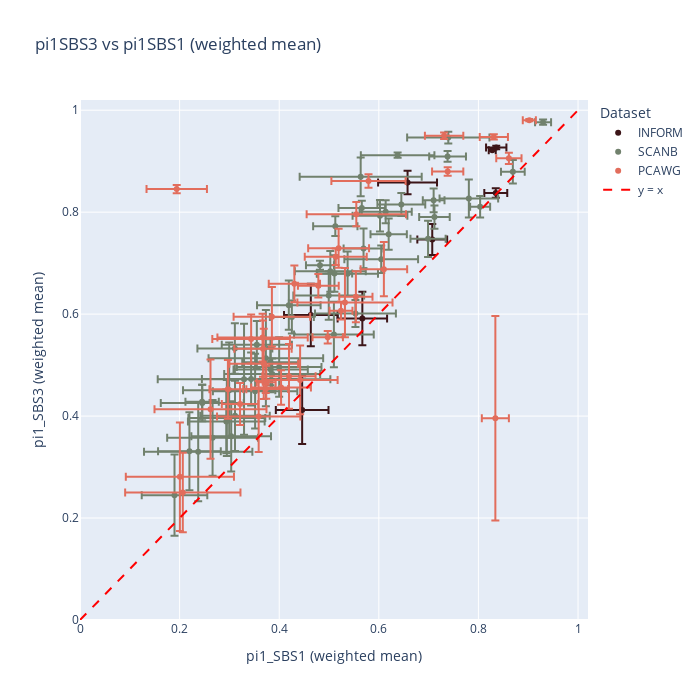

The cell this chart's notebook holds for it:
### Code cell
def parse_list(s): return np.array(eval(s, {"nan": np.nan}), dtype=float)

def weighted_mean_std(values, weights):
    values, weights = np.array(values), np.array(weights)
    mask = ~np.isnan(values)
    values, weights = values[mask], weights[mask]
    if len(values) == 0: return np.nan, np.nan
    mean = np.sum(values * weights) / np.sum(weights)
    var = np.sum((values - mean)**2 * weights) / np.sum(weights)
    return mean, np.sqrt(var / len(values))

records = []
for label, f in files.items():
    df = pd.read_csv(f)
    for _, row in df.dropna(subset=['pi1SBS1', 'pi1SBS3', 'N_mut_all']).iterrows():
        w = parse_list(row['N_mut_all'])
        m1, e1 = weighted_mean_std(parse_list(row['pi1SBS1']), w)
        m3, e3 = weighted_mean_std(parse_list(row['pi1SBS3']), w)
        records.append({
            'Dataset': label,
            'SBS1': m1, 'SBS1_err': e1,
            'SBS3': m3, 'SBS3_err': e3,
            'ID': row['ID'] if 'ID' in row else None
        })

df_plot = pd.DataFrame(records)

fig = go.Figure()

colors = {'INFORM': '#3c1518', 'SCANB': '#71816d', 'PCAWG': '#e26d5c'}

for d in df_plot['Dataset'].unique():
    sub = df_plot[df_plot['Dataset'] == d]
    fig.add_trace(go.Scatter(
        x=sub['SBS1'], y=sub['SBS3'],
        error_x=dict(type='data', array=sub['SBS1_err'], visible=True),
        error_y=dict(type='data', array=sub['SBS3_err'], visible=True),
        mode='markers',
        name=d,
        marker=dict(color=colors[d]),
        text=sub['ID'],  # hover shows sample ID
        hovertemplate="ID: %{text}<br>SBS1: %{x:.3f} ± %{error_x.array:.3f}<br>SBS3: %{y:.3f} ± %{error_y.array:.3f}<extra></extra>"
    ))

fig.add_trace(go.Scatter(
    x=[0, 1], y=[0, 1],
    mode='lines',
    line=dict(dash='dash', color='red'),
    name='y = x'
))

fig.update_layout(
    title="pi1SBS3 vs pi1SBS1 (weighted mean)",
    xaxis_title="pi1_SBS1 (weighted mean)",
    yaxis_title="pi1_SBS3 (weighted mean)",
    width=700, height=700,
    xaxis=dict(range=[0, 1.02]),
    yaxis=dict(range=[0, 1.02]),
    legend_title="Dataset"
)

fig.show()

### Figure 1 — Plotly figure (JSON) as saved in the notebook; plotly's stock layout.template omitted (floating-point values rounded to 4 significant figures)
{"data": [{"error_x": {"array": [0.05287, 0.02996, 0.04967, 0.02043, 0.02304, 0.007015, 0.05916, 0.05382], "type": "data", "visible": true}, "error_y": {"array": [0.06633, 0.03035, 0.05244, 0.003588, 0.009316, 0.0009911, 0.02313, 0.06121], "type": "data", "visible": true}, "hovertemplate": "ID: %{text}<br>SBS1: %{x:.3f} ± %{error_x.array:.3f}<br>SBS3: %{y:.3f} ± %{error_y.array:.3f}<extra></extra>", "marker": {"color": "#3c1518"}, "mode": "markers", "name": "INFORM", "text": ["Patient101", "Patient17", "Patient18", "Patient25", "Patient26", "Patient33", "Patient34", "Patient82"], "type": "scatter", "x": [0.4461, 0.7073, 0.5669, 0.8358, 0.8348, 0.8277, 0.6577, 0.4635], "y": [0.4117, 0.7462, 0.5913, 0.9269, 0.8374, 0.9212, 0.8581, 0.5983]}, {"error_x": {"array": [0.03529, 0.01607, 0.1225, 0.02381, 0.05881, 0.03554, 0.07701, 0.0752, 0.07459, 0.07387, 0.03067, 0.08494, 0.07402, 0.04451, 0.06298, 0.1088, 0.03693, 0.03648, 0.07043, 0.07107, 0.1733, 0.06382, 0.0812, 0.04685, 0.0772, 0.0281, 0.08265, 0.05236, 0.06584, 0.04413, 0.05661, 0.09634, 0.03348, 0.02009, 0.08476, 0.08003, 0.1151, 0.06098, 0.09268, 0.09881, 0.08331, 0.05503, 0.06976, 0.09118, 0.07123, 0.04802, 0.02179, 0.07998, 0.03999], "type": "data", "visible": true}, "error_y": {"array": [0.03559, 0.005125, 0.03789, 0.02294, 0.03736, 0.0358, 0.06238, 0.0497, 0.04417, 0.005253, 0.02285, 0.05841, 0.02717, 0.01935, 0.07651, 0.09713, 0.01056, 0.03056, 0.04665, 0.04769, 0.109, 0.0485, 0.02643, 0.01411, 0.07441, 0.008891, 0.01153, 0.02246, 0.0798, 0.03236, 0.04499, 0.03051, 0.03346, 0.02121, 0.0733, 0.0643, 0.09456, 0.04374, 0.09353, 0.05196, 0.03589, 0.03086, 0.06897, 0.07408, 0.03976, 0.02269, 0.02321, 0.06898, 0.03909], "type": "data", "visible": true}, "hovertemplate": "ID: %{text}<br>SBS1: %{x:.3f} ± %{error_x.array:.3f}<br>SBS3: %{y:.3f} ± %{error_y.array:.3f}<extra></extra>", "marker": {"color": "#71816d"}, "mode": "markers", "name": "SCANB", "text": ["PD31044a", "PD31051a", "PD31056a", "PD31059a", "PD31068a", "PD31074a", "PD31092a", "PD31097a", "PD31099a", "PD31107a", "PD31127a", "PD31128a", "PD31129a", "PD31145a", "PD31147a", "PD31155a", "PD31159a", "PD31158a", "PD31167a", "PD31169a", "PD31171a", "PD35926a", "PD31178a", "PD35929a", "PD35930a", "PD35933a", "PD35935a", "PD35939a", "PD35941a", "PD35953a", "PD35955a", "PD35958a", "PD35957a", "PD35962a", "PD35979a", "PD35985a", "PD35990a", "PD35987a", "PD35992a", "PD36000a", "PD36006a", "PD36013a", "PD36017a", "PD36024a", "PD36026a", "PD36039a", "PD36038a", "PD36054a", "PD36067a"], "type": "scatter", "x": [0.6988, 0.9298, 0.5636, 0.8691, 0.7808, 0.5109, 0.2937, 0.3109, 0.3828, 0.6377, 0.7117, 0.3999, 0.6048, 0.5126, 0.2197, 0.2373, 0.7381, 0.6198, 0.3551, 0.4995, 0.3294, 0.4193, 0.5531, 0.5658, 0.2948, 0.4818, 0.7395, 0.6138, 0.1898, 0.4254, 0.3824, 0.3859, 0.2452, 0.8034, 0.3516, 0.5098, 0.3732, 0.5374, 0.2995, 0.3436, 0.2455, 0.6023, 0.3112, 0.2662, 0.5026, 0.6452, 0.7101, 0.3036, 0.5693], "y": [0.7477, 0.9766, 0.8692, 0.8792, 0.8267, 0.6797, 0.3896, 0.5325, 0.4911, 0.9117, 0.7904, 0.4963, 0.7077, 0.7725, 0.3311, 0.3298, 0.9093, 0.7569, 0.54, 0.6366, 0.4722, 0.6176, 0.6013, 0.8084, 0.3963, 0.696, 0.9463, 0.8009, 0.2449, 0.5943, 0.5057, 0.4824, 0.4282, 0.8106, 0.4488, 0.56, 0.5136, 0.6792, 0.4508, 0.4727, 0.4257, 0.793, 0.4004, 0.3572, 0.6838, 0.815, 0.8231, 0.3602, 0.7289]}, {"error_x": {"array": [0.06909, 0.06113, 0.02303, 0.02538, 0.08362, 0.09552, 0.02717, 0.01314, 0.07527, 0.03052, 0.04096, 0.03138, 0.1086, 0.04674, 0.03706, 0.03334, 0.06064, 0.05994, 0.05346, 0.07454, 0.05145, 0.04509, 0.01893, 0.07796, 0.1158, 0.1124, 0.02831, 0.09069, 0.06223, 0.03856, 0.09972, 0.07693, 0.05759, 0.03662], "type": "data", "visible": true}, "error_y": {"array": [0.069, 0.03825, 0.01726, 0.01108, 0.06945, 0.06781, 0.2006, 0.002178, 0.06753, 0.01237, 0.02307, 0.008247, 0.1062, 0.05319, 0.05742, 0.04998, 0.008092, 0.03387, 0.06352, 0.01332, 0.03591, 0.008137, 0.03236, 0.04804, 0.07798, 0.09727, 0.00525, 0.04689, 0.01641, 0.006277, 0.02364, 0.05832, 0.05525, 0.04128], "type": "data", "visible": true}, "hovertemplate": "ID: %{text}<br>SBS1: %{x:.3f} ± %{error_x.array:.3f}<br>SBS3: %{y:.3f} ± %{error_y.array:.3f}<extra></extra>", "marker": {"color": "#e26d5c"}, "mode": "markers", "name": "PCAWG", "text": ["a85cf239-ff51-46e7-9b88-4c2cb49c66b9", "fc806c50-2f6e-418d-e040-11ac0d485f01", "fc813235-5ed8-7695-e040-11ac0d485e3e", "fc9f6916-da31-ab17-e040-11ac0c4808f3", "fc9f6cb0-ceb9-790d-e040-11ac0c480ad1", "fc63cbab-d27a-5ebb-e040-11ac0c48724f", "fca6150f-d555-a29e-e040-11ac0d4873b2", "fc8130e0-a38a-23b9-e040-11ac0c48327f", "fc8130e3-01ba-c740-e040-11ac0c483291", "fc8130df-6860-7677-e040-11ac0d485ddc", "fc8130df-90ba-5d94-e040-11ac0d485e0c", "fc8130e0-0f1a-b6eb-e040-11ac0c48328f", "b752b444-f033-4be4-9d24-e5e80b4181af", "5dbf3203-ce73-41e4-bf9a-32fc856f73f5", "fc8130df-8ec8-5b1e-e040-11ac0d485e06", "f393bafe-7503-5c45-e040-11ac0d484511", "f393bb0c-4178-ca4a-e040-11ac0d48455f", "f393bb08-4121-cad8-e040-11ac0d484535", "f393bb07-270c-2c93-e040-11ac0d484533", "f221cbb5-eefa-187f-e040-11ac0c481708", "987528ac-437a-4eb8-a335-4f2076d5c006", "43f7a2e0-fec9-4e43-872d-18c6c946fa17", "418e916b-7a4e-4fab-8616-15dcec4d79f8", "110b5f05-ded7-45ec-b0f6-a941c92d77dd", "d5372745-95cf-4572-a6e7-e7f5b796911a", "207f8a42-5b05-4876-b0ae-ebfaeea27844", "6e839eaf-1dbb-43f5-8846-c980e05540c7", "eddfbfb9-3ae8-449b-b870-46062a2571c1", "71fda5a9-7049-406f-9348-2c24f7ddf5f4", "7456abd5-303e-4e6f-bf4e-47efefc7310f", "7b08e810-f3c9-4155-ac11-f45a3a4f8b41", "ea43434b-197e-48ac-ae2e-46bc7f3776de", "6c8e9197-fd16-4fed-bfda-e349cab26314", "d8fbb398-d1da-4444-984a-22c8523625da"], "type": "scatter", "x": [0.3689, 0.5193, 0.524, 0.8611, 0.3588, 0.532, 0.834, 0.9022, 0.442, 0.4974, 0.4785, 0.7383, 0.2006, 0.6102, 0.297, 0.5539, 0.1942, 0.4037, 0.4196, 0.5793, 0.4304, 0.3729, 0.374, 0.3436, 0.2064, 0.262, 0.8309, 0.3666, 0.5135, 0.7311, 0.5548, 0.3853, 0.3674, 0.3214], "y": [0.5025, 0.7294, 0.6068, 0.9056, 0.3992, 0.6227, 0.3957, 0.9803, 0.471, 0.5545, 0.6558, 0.8797, 0.281, 0.6882, 0.4524, 0.634, 0.8454, 0.4561, 0.4779, 0.861, 0.6594, 0.4532, 0.4663, 0.5512, 0.2501, 0.4136, 0.9476, 0.554, 0.7125, 0.95, 0.7961, 0.595, 0.5323, 0.4237]}, {"line": {"color": "red", "dash": "dash"}, "mode": "lines", "name": "y = x", "type": "scatter", "x": [0, 1], "y": [0, 1]}], "layout": {"height": 700, "legend": {"title": {"text": "Dataset"}}, "title": {"text": "pi1SBS3 vs pi1SBS1 (weighted mean)"}, "width": 700, "xaxis": {"range": [0, 1.02], "title": {"text": "pi1_SBS1 (weighted mean)"}}, "yaxis": {"range": [0, 1.02], "title": {"text": "pi1_SBS3 (weighted mean)"}}}}
